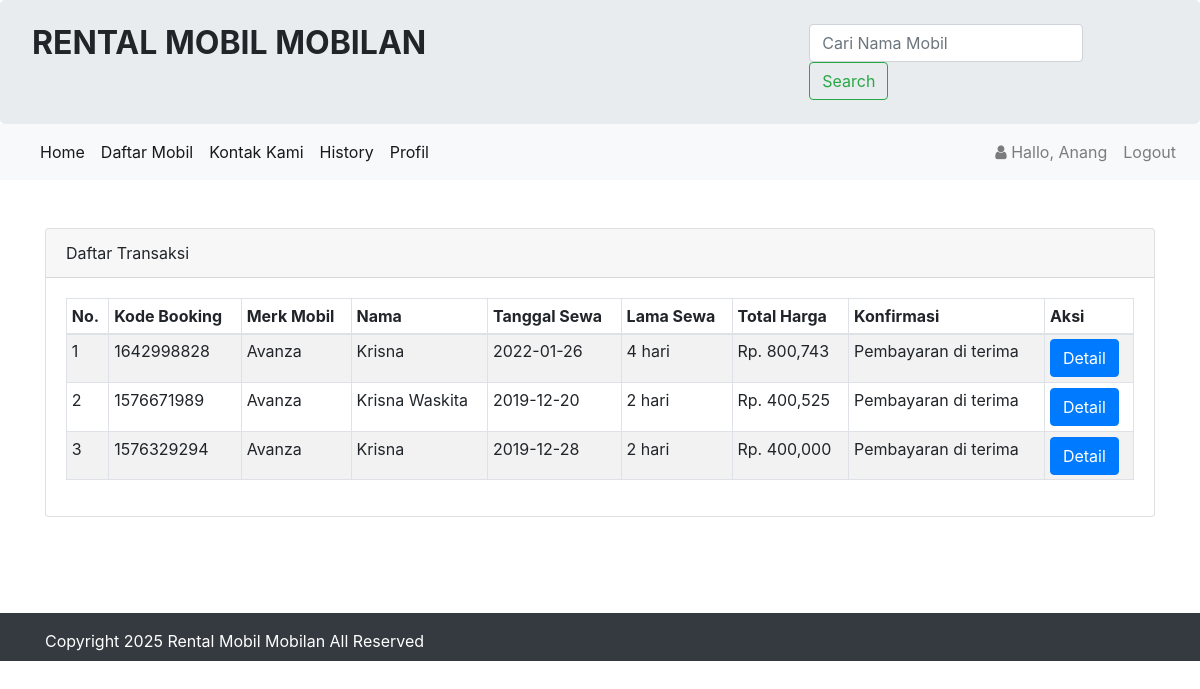
Screenshot of /history.php (signed in) with the database file from the repository.
### tables this page shows
CREATE TABLE `infoweb` (
  `id` int(11) NOT NULL,
  `nama_rental` varchar(255) DEFAULT NULL,
  `telp` varchar(15) DEFAULT NULL,
  `alamat` text DEFAULT NULL,
  `email` varchar(255) DEFAULT NULL,
  `no_rek` text DEFAULT NULL,
  `updated_at` timestamp NOT NULL DEFAULT current_timestamp()
);

CREATE TABLE `booking` (
  `id_booking` int(11) NOT NULL,
  `kode_booking` varchar(255) NOT NULL,
  `id_login` int(11) NOT NULL,
  `id_mobil` int(11) NOT NULL,
  `ktp` varchar(255) NOT NULL,
  `ktp_file` varchar(255) NOT NULL,
  `nama` varchar(255) NOT NULL,
  `alamat` varchar(255) NOT NULL,
  `no_tlp` varchar(15) NOT NULL,
  `tanggal` varchar(255) NOT NULL,
  `lama_sewa` int(11) NOT NULL,
  `total_harga` int(11) NOT NULL,
  `konfirmasi_pembayaran` varchar(255) NOT NULL,
  `tgl_input` varchar(255) NOT NULL
);

CREATE TABLE `mobil` (
  `id_mobil` int(11) NOT NULL,
  `no_plat` varchar(255) NOT NULL,
  `merk` varchar(255) NOT NULL,
  `harga` int(255) NOT NULL,
  `deskripsi` varchar(255) NOT NULL,
  `status` varchar(255) NOT NULL,
  `gambar` text NOT NULL
);

### koneksi/koneksi.php (called while the page is built, shortened)
<?php
    $user =  'root';
    $pass = 'password';
    $host = 'localhost';
    $dbname = 'rental_mobil';
    $koneksi = new PDO("mysql:host=$host;dbname=$dbname", $user, $pass);
    $url = "http://localhost/rental_mobil/";
    $sql_web = "SELECT * FROM infoweb WHERE id = 1";
    $row_web = $koneksi->prepare($sql_web);
    $row_web->execute();
    $info_web = $row_web->fetch(PDO::FETCH_OBJ);
?>

### history.php (the view, shortened to what this page needs)
<?php
    require 'koneksi/koneksi.php';
    include 'header.php';
    $hasil = $koneksi->query("SELECT mobil.merk, booking.* FROM booking JOIN mobil ON
    booking.id_mobil=mobil.id_mobil ORDER BY id_booking DESC")->fetchAll();
?>
<br>
<br>
<div class="container">
<div class="row">
    <div class="col-sm-12">
         <div class="card">
            <div class="card-header">
                Daftar Transaksi
            </div>
            <div class="card-body">
                <table class="table table-striped table-bordered table-sm">
                    <thead>
                        <tr>
                            <th>No. </th>
                            <th>Kode Booking</th>
                            <th>Merk Mobil</th>
                            <th>Nama </th>
                            <th>Tanggal Sewa </th>
                            <th>Lama Sewa </th>
                            <th>Total Harga</th>
                            <th>Konfirmasi</th>
                            <th>Aksi</th>
                        </tr>
                    </thead>
                    <tbody>
                        <?php  $no=1; foreach($hasil as $isi){?>
                        <tr>
                            <td><?php echo $no;?></td>
                            <td><?= $isi['kode_booking'];?></td>
                            <td><?= $isi['merk'];?></td>
                            <td><?= $isi['nama'];?></td>
                            <td><?= $isi['tanggal'];?></td>
                            <td><?= $isi['lama_sewa'];?> hari</td>
                            <td>Rp. <?= number_format($isi['total_harga']);?></td>
                            <td><?= $isi['konfirmasi_pembayaran'];?></td>
                            <td>
                                <a class="btn btn-primary" href="bayar.php?id=<?= $isi['kode_booking'];?>"
                                role="button">Detail</a>
                            </td>
                        </tr>
                        <?php $no++;}?>
                    </tbody>
                </table>
           </div>
         </div>
    </div>
</div>
</div>
<br>
<br>
<br>
<?php include 'footer.php';?>

### header.php (shortened to what this page needs)
<!doctype html>
<html lang="en">
  <head>
    <link rel="stylesheet" href="assets/css/bootstrap.css" >
    <link rel="stylesheet" href="assets/css/font-awesome.css" >
  </head>
  <body>
    <div class="jumbotron pt-4 pb-4">
        <div class="row">
            <div class="col-sm-8">
                <h2><b style="text-transform:uppercase;"><?= $info_web->nama_rental;?> </b></h2>
            </div>
            <div class="col-sm-4">
                <form class="form-inline" method="get" action="blog.php">
                    <input class="form-control mr-sm-2" type="search" name="cari" placeholder="Cari Nama Mobil" aria-label="Search">
                    <button class="btn btn-outline-success my-2 my-sm-0" type="submit">Search</button>
                </form>
            </div>
        </div>
    </div>
    <nav class="navbar navbar-expand-lg navbar-light bg-light">
        <div class="collapse navbar-collapse" id="navbarTogglerDemo01">
            <ul class="navbar-nav mr-auto mt-2 mt-lg-0">
                <li class="nav-item active">
                    <a class="nav-link" href="index.php">Home <span class="sr-only">(current)</span></a>
                </li>
                <li class="nav-item active">
                    <a class="nav-link" href="blog.php">Daftar Mobil</a>
                </li>
                <li class="nav-item active">
                    <a class="nav-link" href="kontak.php">Kontak Kami</a>
                </li>
            <?php if(!empty($_SESSION['USER'])){?>
                <li class="nav-item active">
                    <a class="nav-link" href="history.php">History</a>
                </li>
                <li class="nav-item active">
                    <a class="nav-link" href="profil.php">Profil</a>
                </li>
            <?php }?>
            </ul>
            <?php if(!empty($_SESSION['USER'])){?>
            <ul class="navbar-nav my-2 my-lg-0">
                <li class="nav-item">
                    <a class="nav-link" href="#">
                        <i class="fa fa-user"> </i> Hallo, <?php echo $_SESSION['USER']['nama_pengguna'];?>
                    </a>
                </li>
                <li class="nav-item">
                    <a class="nav-link" onclick="return confirm('Apakah anda ingin logout ?');" href="<?php echo $url;?>admin/logout.php">Logout</a>
                </li>
            </ul>
            <?php }?>
        </div>
    </nav>

### footer.php (shortened to what this page needs)
    <div class="footer mt-4 bg-dark text-white pt-3 pb-2">
      <div class="container">
        Copyright <?= date('Y');?> <?= $info_web->nama_rental;?> All Reserved
      </div>
    </div>
  </body>
</html>

### rows the page displays
infoweb: nama_rental "RENTAL MOBIL MOBILAN", nama_rental "Rental Mobil Mobilan"
booking: kode_booking "1642998828", id_mobil.merk "Avanza", nama "Krisna", tanggal "2022-01-26", lama_sewa "4", total_harga "800,743", konfirmasi_pembayaran "Pembayaran di terima"
booking: kode_booking "1576671989", id_mobil.merk "Avanza", nama "Krisna Waskita", tanggal "2019-12-20", lama_sewa "2", total_harga "400,525", konfirmasi_pembayaran "Pembayaran di terima"
booking: kode_booking "1576329294", id_mobil.merk "Avanza", nama "Krisna", tanggal "2019-12-28", lama_sewa "2", total_harga "400,000", konfirmasi_pembayaran "Pembayaran di terima"

### other values shown
$_SESSION['USER']['nama_pengguna'] "Anang"
